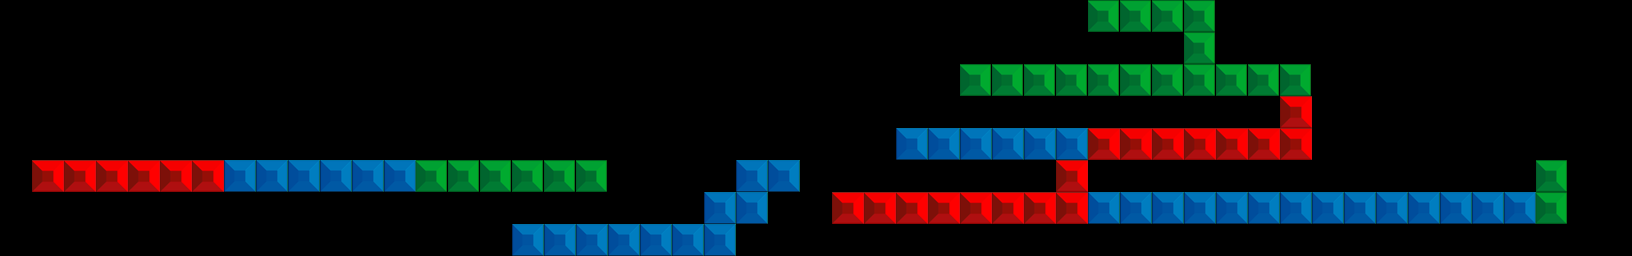

Tiled map render using the project's own tile images. Description and the map definition, with tile-layer contents summarised, below:
An orthogonal 51x8 tile map with 32x32 px tiles, 3 tile layers (red, blue, green) and 11 objects.

<map version="1.0" orientation="orthogonal" width="51" height="8" tilewidth="32" tileheight="32">
 <tileset firstgid="1" name="blocks" tilewidth="32" tileheight="32">
  <image source="blocks.png" width="96" height="32" />
 </tileset>
 <layer name="red" width="51" height="8">
  <data>[408 cells, 23 non-empty, 1 distinct tile ids]</data>
 </layer>
 <layer name="blue" width="51" height="8">
  <data>[408 cells, 37 non-empty, 1 distinct tile ids]</data>
 </layer>
 <layer name="green" width="51" height="8">
  <data>[408 cells, 24 non-empty, 1 distinct tile ids]</data>
 </layer>
 <objectgroup name="hearts" width="51" height="8">
  <object x="593" y="82">
   <ellipse />
  </object>
  <object x="754" y="143">
   <ellipse />
  </object>
  <object x="786" y="143">
   <ellipse />
  </object>
  <object x="1009" y="176">
   <ellipse />
  </object>
  <object x="1136" y="49">
   <ellipse />
  </object>
 </objectgroup>
 <objectgroup name="spikes" width="51" height="8">
  <object x="242" y="144">
   <ellipse />
  </object>
  <object x="402" y="144">
   <ellipse />
  </object>
  <object x="433" y="144">
   <ellipse />
  </object>
  <object x="593" y="145">
   <ellipse />
  </object>
  <object x="592" y="113">
   <ellipse />
  </object>
  <object x="1584" y="145">
   <ellipse />
  </object>
 </objectgroup>
</map>